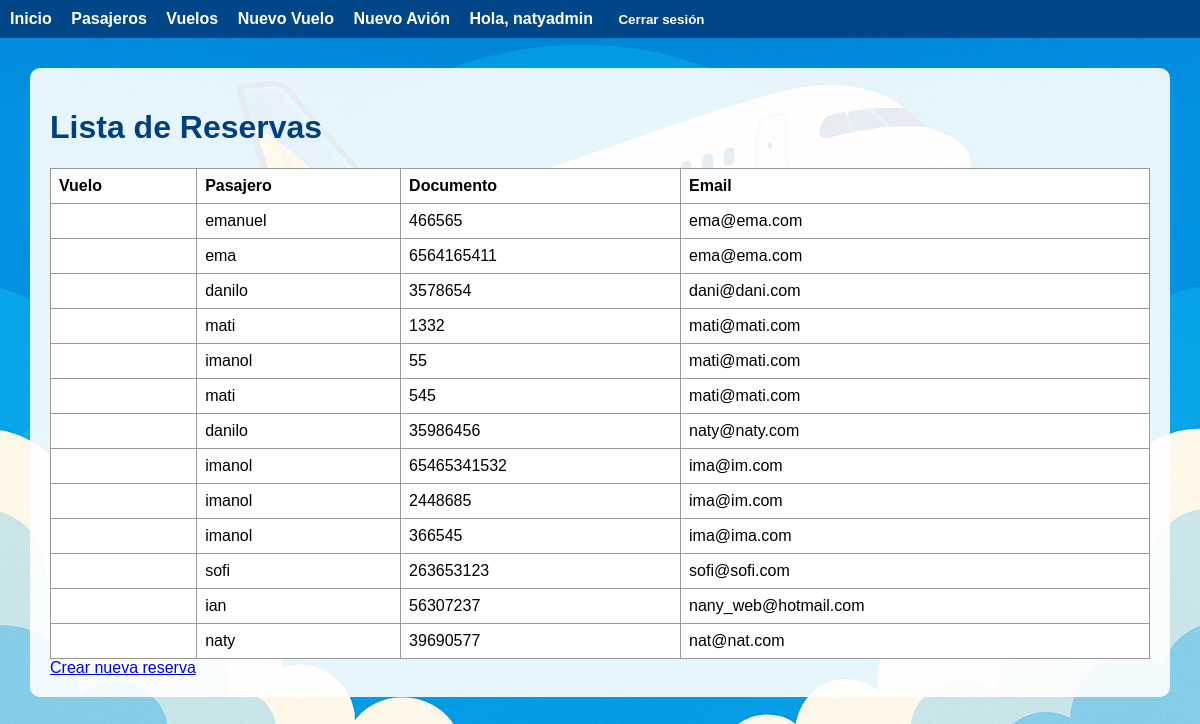
/reservas/lista/ (signed in), run on an earlier commit of the app's database.
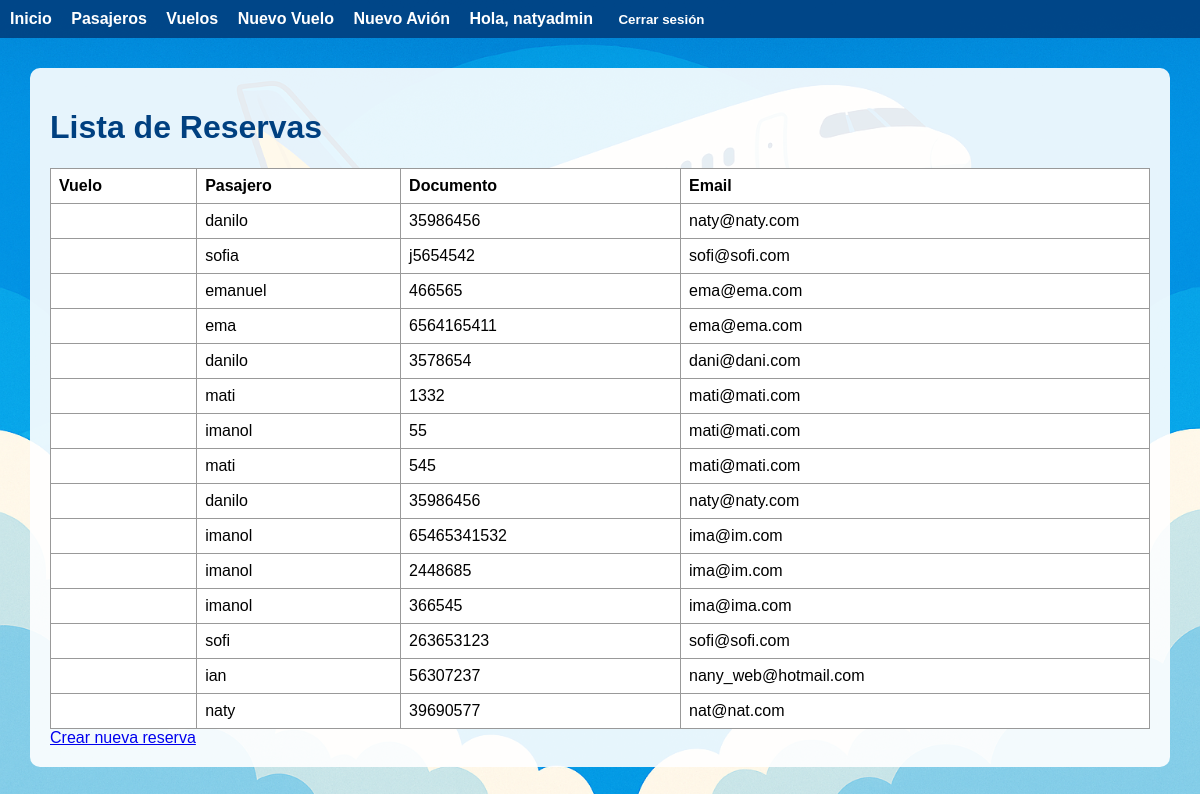
And on a later commit of the database.
### reservas/models.py (models this page shows, shortened)
class Reserva(models.Model):
    ESTADO_CHOICES = [
        ('pendiente', 'Pendiente'),
        ('confirmada', 'Confirmada'),
        ('cancelada', 'Cancelada'),
    ]
    pasajero = models.ForeignKey(Pasajero, on_delete=models.CASCADE, related_name="reservas")
    vuelo = models.ForeignKey(Vuelo, on_delete=models.CASCADE, related_name="reservas")
    asiento = models.OneToOneField(AsientoVuelo, on_delete=models.PROTECT) # PROTECT para evitar borrar asiento reservado
    fecha_reserva = models.DateTimeField(auto_now_add=True)
    estado = models.CharField(max_length=20, choices=ESTADO_CHOICES, default='pendiente')
    precio_final = models.DecimalField(max_digits=10, decimal_places=2, blank=True, null=True)
    class Meta:
        verbose_name = "Reserva"
        verbose_name_plural = "Reservas"
        ordering = ['-fecha_reserva']

### pasajeros/models.py (models this page shows, shortened)
class Pasajero(models.Model):
    TIPO_DOCUMENTO_CHOICES = [
        ('DNI', 'DNI'),
        ('PAS', 'Pasaporte'),
        ('LC', 'Libreta Cívica'),
        ('LE', 'Libreta de Enrolamiento'),
        ('OTRO', 'Otro'),
    ]
    nombre = models.CharField(max_length=100)
    tipo_documento = models.CharField(max_length=10, choices=TIPO_DOCUMENTO_CHOICES)
    documento = models.CharField(max_length=30, unique=True)
    email = models.EmailField()
    telefono = models.CharField(max_length=20)
    fecha_nacimiento = models.DateField()
    class Meta:
        verbose_name = 'Pasajero'
        verbose_name_plural = 'Pasajeros'
        ordering = ['nombre']

### reservas/views.py (the view)
# urls.py: path('lista/', views.lista_reservas, name='lista_reservas'),
@login_required
@role_required('admin', 'operador')
def lista_reservas(request):
    reservas = Reserva.objects.select_related('vuelo', 'pasajero', 'asiento')
    return render(request, 'reservas/reserva_list.html', {'reservas': reservas})

### usuarios/models.py (called while the page is built)
def get_perfil(self):
    return getattr(self, 'perfilusuario', None)

### reservas/templates/reservas/reserva_list.html
{% extends 'base.html' %}
{% block content %}
    <h1>Lista de Reservas</h1>
    {% if reservas %}
        <table>
            <tr>
                <th>Vuelo</th>
                <th>Pasajero</th>
                <th>Documento</th>
                <th>Email</th>
            </tr>
            {% for reserva in reservas %}
                <tr>
                    <td>{{ reserva.vuelo.numero }}</td>
                    <td>{{ reserva.pasajero.nombre }}</td>
                    <td>{{ reserva.pasajero.documento }}</td>
                    <td>{{ reserva.pasajero.email }}</td>
                </tr>
            {% endfor %}
        </table>
        <a href="{% url 'reservas:crear_reserva' vuelo_id=reservas.first.vuelo.id %}">Crear nueva reserva</a>
    {% else %}
        <p>No hay reservas cargadas.</p>
    {% endif %}
{% endblock %}

What changed in the data, as far as the page shows it:
added Reserva: pasajero.nombre "danilo", pasajero.documento "35986456", pasajero.email "naty@naty.com"
added Reserva: pasajero.nombre "sofia", pasajero.documento "j5654542", pasajero.email "sofi@sofi.com"
